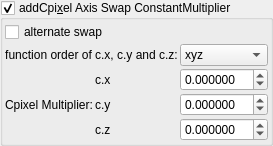
    <widget class="MyGroupBox" name="groupCheck_transf_addCpixel_enabled_false">
     <property name="toolTip">
      <string>&lt;html&gt;&lt;head/&gt;&lt;body&gt;&lt;p&gt;Cpixel is CVector3 c = ( c.x, c.y, c.z). It is each original point (pixel) in 3D space where the iteration starts from, ( c = original z for each point .) It is commonly found in formula structures z = f(z) + c.&lt;/p&gt;&lt;p&gt;The Cpixel multiplier effectively scales this point &amp;quot;c&amp;quot;.&lt;/p&gt;&lt;p&gt;This transform allows the swapping of the order of the &amp;quot;CVector3 c&amp;quot; components before being multiplied by &amp;quot;CVector3 z&amp;quot; components.&lt;/p&gt;&lt;/body&gt;&lt;/html&gt;</string>
     </property>
     <property name="title">
      <string>addCpi&amp;xel Axis Swap ConstantMultiplier</string>
     </property>
     <property name="checkable">
      <bool>true</bool>
     </property>
     <layout class="QVBoxLayout" name="verticalLayout_51">
      <property name="spacing">
       <number>2</number>
      </property>
      <property name="leftMargin">
       <number>2</number>
      </property>
      <property name="topMargin">
       <number>2</number>
      </property>
      <property name="rightMargin">
       <number>2</number>
      </property>
      <property name="bottomMargin">
       <number>2</number>
      </property>
      <item>
       <layout class="QGridLayout" name="gridLayout_25" columnstretch="0,0,1">
        <property name="spacing">
         <number>2</number>
        </property>
        <item row="2" column="2">
         <widget class="MyDoubleSpinBox" name="spinbox3_transf_constant_multiplierC_111_x">
          <property name="sizePolicy">
           <sizepolicy hsizetype="Minimum" vsizetype="Maximum">
            <horstretch>0</horstretch>
            <verstretch>0</verstretch>
           </sizepolicy>
          </property>
          <property name="prefix">
           <string/>
          </property>
          <property name="suffix">
           <string/>
          </property>
          <property name="decimals">
           <number>6</number>
          </property>
          <property name="minimum">
           <double>-99.989999999999995</double>
          </property>
          <property name="maximum">
           <double>99.989999999999995</double>
          </property>
          <property name="singleStep">
           <double>0.100000000000000</double>
          </property>
         </widget>
        </item>
        <item row="3" column="2">
         <widget class="MyDoubleSpinBox" name="spinbox3_transf_constant_multiplierC_111_y">
          <property name="sizePolicy">
           <sizepolicy hsizetype="Minimum" vsizetype="Maximum">
            <horstretch>0</horstretch>
            <verstretch>0</verstretch>
           </sizepolicy>
          </property>
          <property name="prefix">
           <string/>
          </property>
          <property name="suffix">
           <string/>
          </property>
          <property name="decimals">
           <number>6</number>
          </property>
          <property name="minimum">
           <double>-99.989999999999995</double>
          </property>
          <property name="maximum">
           <double>99.989999999999995</double>
          </property>
          <property name="singleStep">
           <double>0.100000000000000</double>
          </property>
         </widget>
        </item>
        <item row="4" column="2">
         <widget class="MyDoubleSpinBox" name="spinbox3_transf_constant_multiplierC_111_z">
          <property name="sizePolicy">
           <sizepolicy hsizetype="Minimum" vsizetype="Maximum">
            <horstretch>0</horstretch>
            <verstretch>0</verstretch>
           </sizepolicy>
          </property>
          <property name="prefix">
           <string/>
          </property>
          <property name="suffix">
           <string/>
          </property>
          <property name="decimals">
           <number>6</number>
          </property>
          <property name="minimum">
           <double>-99.989999999999995</double>
          </property>
          <property name="maximum">
           <double>99.989999999999995</double>
          </property>
          <property name="singleStep">
           <double>0.100000000000000</double>
          </property>
         </widget>
        </item>
        <item row="2" column="1">
         <widget class="QLabel" name="label_109">
          <property name="text">
           <string notr="true">c.x</string>
          </property>
         </widget>
        </item>
        <item row="3" column="1">
         <widget class="QLabel" name="label_110">
          <property name="text">
           <string notr="true">c.y</string>
          </property>
         </widget>
        </item>
        <item row="3" column="0">
         <widget class="QLabel" name="label_108">
          <property name="text">
           <string>Cpixel Multiplier:</string>
          </property>
         </widget>
        </item>
        <item row="1" column="2">
         <widget class="QComboBox" name="comboBox_mandelbulbMulti_order_of_xyz_C">
          <item>
           <property name="text">
            <string notr="true">xyz</string>
           </property>
          </item>
          <item>
           <property name="text">
            <string notr="true">xzy</string>
           </property>
          </item>
          <item>
           <property name="text">
            <string notr="true">yxz</string>
           </property>
          </item>
          <item>
           <property name="text">
            <string notr="true">yzx</string>
           </property>
          </item>
          <item>
           <property name="text">
            <string notr="true">zxy</string>
           </property>
          </item>
          <item>
           <property name="text">
            <string notr="true">zyx</string>
           </property>
          </item>
         </widget>
        </item>
        <item row="4" column="1">
         <widget class="QLabel" name="label_111">
          <property name="text">
           <string notr="true">c.z</string>
          </property>
         </widget>
        </item>
        <item row="0" column="0" colspan="2">
         <widget class="QCheckBox" name="checkBox_transf_alternate_enabled_false">
          <property name="text">
           <string>alternate swap</string>
          </property>
         </widget>
        </item>
        <item row="1" column="0" colspan="2">
         <widget class="QLabel" name="label">
          <property name="text">
           <string>function order of c.x, c.y and c.z:</string>
          </property>
          <property name="alignment">
           <set>Qt::AlignCenter</set>
          </property>
         </widget>
        </item>
       </layout>
      </item>
     </layout>
    </widget>
